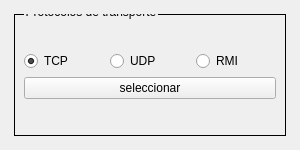
<?xml version="1.0" encoding="UTF-8"?>
<ui version="4.0">
 <class>MainWindow</class>
 <widget class="QMainWindow" name="MainWindow">
  <property name="geometry">
   <rect>
    <x>0</x>
    <y>0</y>
    <width>300</width>
    <height>150</height>
   </rect>
  </property>
  <property name="windowTitle">
   <string>Protocolos</string>
  </property>
  <widget class="QWidget" name="centralwidget">
   <layout class="QHBoxLayout" name="horizontalLayout_2">
    <item>
     <spacer name="horizontalSpacer">
      <property name="orientation">
       <enum>Qt::Horizontal</enum>
      </property>
      <property name="sizeType">
       <enum>QSizePolicy::Fixed</enum>
      </property>
      <property name="sizeHint" stdset="0">
       <size>
        <width>5</width>
        <height>20</height>
       </size>
      </property>
     </spacer>
    </item>
    <item>
     <layout class="QVBoxLayout" name="verticalLayout_3">
      <item>
       <spacer name="verticalSpacer">
        <property name="orientation">
         <enum>Qt::Vertical</enum>
        </property>
        <property name="sizeType">
         <enum>QSizePolicy::Fixed</enum>
        </property>
        <property name="sizeHint" stdset="0">
         <size>
          <width>20</width>
          <height>5</height>
         </size>
        </property>
       </spacer>
      </item>
      <item>
       <widget class="QGroupBox" name="groupBox">
        <property name="sizePolicy">
         <sizepolicy hsizetype="Preferred" vsizetype="Expanding">
          <horstretch>0</horstretch>
          <verstretch>0</verstretch>
         </sizepolicy>
        </property>
        <property name="styleSheet">
         <string notr="true">QGroupBox{
    border: 1px solid black;
    margin-top: 0.5em;
}

QGroupBox::title {
    top: -9px;
    left: 10px;
}</string>
        </property>
        <property name="title">
         <string>Protocolos de transporte</string>
        </property>
        <layout class="QVBoxLayout" name="verticalLayout_2">
         <item>
          <layout class="QVBoxLayout" name="verticalLayout">
           <item>
            <layout class="QHBoxLayout" name="horizontalLayout">
             <item>
              <widget class="QRadioButton" name="tcp">
               <property name="text">
                <string>TCP</string>
               </property>
               <property name="checked">
                <bool>true</bool>
               </property>
              </widget>
             </item>
             <item>
              <widget class="QRadioButton" name="udp">
               <property name="text">
                <string>UDP</string>
               </property>
              </widget>
             </item>
             <item>
              <widget class="QRadioButton" name="rmi">
               <property name="text">
                <string>RMI</string>
               </property>
              </widget>
             </item>
            </layout>
           </item>
           <item>
            <widget class="QPushButton" name="selectBtn">
             <property name="text">
              <string>seleccionar</string>
             </property>
            </widget>
           </item>
          </layout>
         </item>
        </layout>
       </widget>
      </item>
      <item>
       <spacer name="verticalSpacer_2">
        <property name="orientation">
         <enum>Qt::Vertical</enum>
        </property>
        <property name="sizeType">
         <enum>QSizePolicy::Fixed</enum>
        </property>
        <property name="sizeHint" stdset="0">
         <size>
          <width>20</width>
          <height>5</height>
         </size>
        </property>
       </spacer>
      </item>
     </layout>
    </item>
    <item>
     <spacer name="horizontalSpacer_2">
      <property name="orientation">
       <enum>Qt::Horizontal</enum>
      </property>
      <property name="sizeType">
       <enum>QSizePolicy::Fixed</enum>
      </property>
      <property name="sizeHint" stdset="0">
       <size>
        <width>5</width>
        <height>5</height>
       </size>
      </property>
     </spacer>
    </item>
   </layout>
  </widget>
 </widget>
 <resources/>
 <connections/>
</ui>
